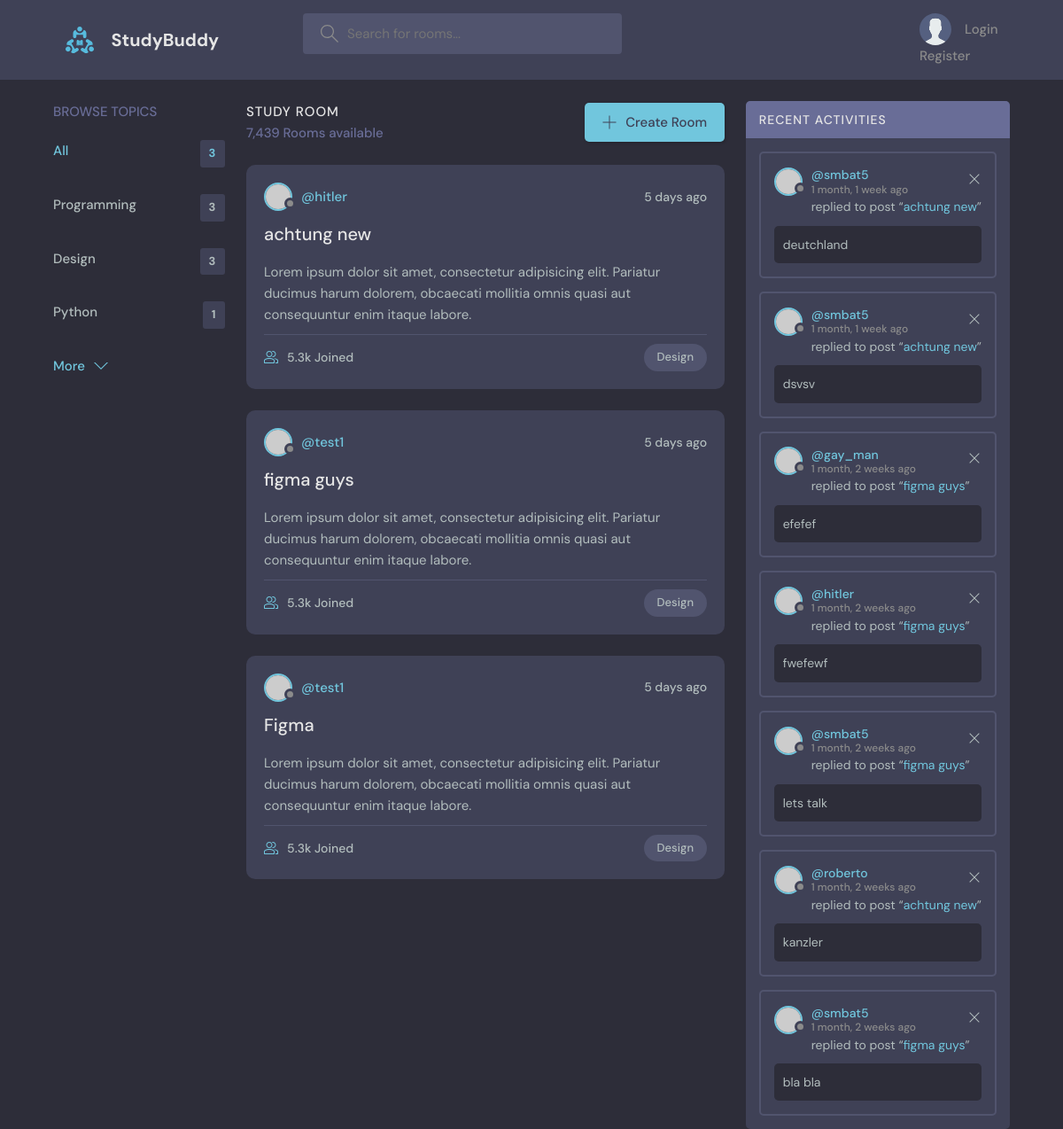
Screenshot of /?q=Design with the database file from the repository.
### polls/models.py (models this page shows, shortened)
class Topic(models.Model):
    name = models.CharField(max_length=200)

class Room(models.Model):
    host = models.ForeignKey(User, on_delete=models.SET_NULL , null=True)
    topic = models.ForeignKey(Topic , on_delete=models.SET_NULL, null=True)
    name = models.CharField(max_length=200)
    participants = models.ManyToManyField(User , related_name='participants' , blank=True)
    description = models.TextField(null=True , blank=True)
    modified_date = models.DateTimeField(auto_now=True)
    created_date = models.DateTimeField(auto_now_add=True)
    class Meta:
        ordering = ['-modified_date' , '-created_date']

class Message(models.Model):
    user = models.ForeignKey(User, on_delete=models.CASCADE)
    room = models.ForeignKey(Room , on_delete=models.CASCADE)
    body = models.TextField()
    modified_date = models.DateTimeField(auto_now=True)
    created_date = models.DateTimeField(auto_now_add=True)
    def __str__(self) -> str:
        return self.body[:50]

### polls/views.py (the view)
# urls.py: 2. Add a URL to urlpatterns:  path('', views.home, name='home')
def home(request):
    q = request.GET.get('q') if request.GET.get('q') != None else ''
    rooms = Room.objects.filter(Q(topic__name__icontains = q)|Q(host__username__icontains = q)|Q(name__icontains = q)|Q(description__icontains = q))
    room_count = rooms.count()
    topics = Topic.objects.all()[:3]
    room_messages = Message.objects.filter(
                                           Q(user__username__icontains = q)|
                                           Q(body__icontains = q)|
                                           Q(room__name__icontains = q)|
                                           Q(room__topic__name__icontains = q)
                                           ).order_by('-created_date')
    return render(request , 'polls/home.html', context={'rooms':rooms,
                                                        'topics':topics,
                                                        'room_count':room_count,
                                                        'room_messages':room_messages})

### polls/templates/polls/home.html (shortened to what this page needs)
{% extends 'index.html' %}
{% load static %}
{% block content %}
    <main class="layout layout--3">
      <div class="container">
        {% include 'polls/topics_component.html' %}
        <div class="roomList">
          <div class="roomList__header">
            <div>
              <h2>Study Room</h2>
              <p>7,439 Rooms available</p>
            </div>
            <a class="btn btn--main" href="create-room.html">
              <svg version="1.1" xmlns="http://www.w3.org/2000/svg" width="32" height="32" viewBox="0 0 32 32">
                <title>add</title>
                <path
                  d="M16.943 0.943h-1.885v14.115h-14.115v1.885h14.115v14.115h1.885v-14.115h14.115v-1.885h-14.115v-14.115z"
                ></path>
              </svg>
              Create Room
            </a>
          </div>
          {% include 'polls/room_component.html' %}
        </div>
        {% include 'polls/activity_component.html' %}
        {% endblock %}

### polls/templates/polls/topics_component.html
<div class="topics">
    <div class="topics__header">
      <h2>Browse Topics</h2>
    </div>
    <ul class="topics__list">
      <li>
        <a href="{% url 'home' %}" class="active">All <span>{{topics.count}}</span></a>
      </li>
      {% for topic in topics%}
        <li>
            <a href="{% url 'home' %}?q={{topic.name}}">{{topic.name}} <span>{{topic.room_set.all.count}}</span></a>
        </li>
        {%endfor%}
    </ul>
    <a class="btn btn--link" href="{% url 'topics' %}">
      More
      <svg version="1.1" xmlns="http://www.w3.org/2000/svg" width="32" height="32" viewBox="0 0 32 32">
        <title>chevron-down</title>
        <path d="M16 21l-13-13h-3l16 16 16-16h-3l-13 13z"></path>
      </svg>
    </a>
  </div>

### polls/templates/polls/room_component.html (shortened to what this page needs)
<div class="roomList">
    {% for room in rooms%}
    <div class="roomListRoom">
      <div class="roomListRoom__header">
        <a href="{% url 'user_page' room.host.id %}" class="roomListRoom__author">
          <div class="avatar avatar--small">
            <img src="https://randomuser.me/api/portraits/women/11.jpg" />
          </div>
          <span>@{{room.host.username}}</span>
        </a>
        <div class="roomListRoom__actions">
          <span>5 days ago</span>
        </div>
      </div>
      <div class="roomListRoom__content">
        <a href="{% url 'room' room.id %}">{{room.name}}</a>
        <p>
          Lorem ipsum dolor sit amet, consectetur adipisicing elit. Pariatur ducimus harum dolorem, obcaecati
          mollitia omnis quasi aut consequuntur enim itaque labore.
        </p>
      </div>
      <div class="roomListRoom__meta">
        <a href="room.html" class="roomListRoom__joined">
          5.3k Joined
        </a>
        <p class="roomListRoom__topic">{{room.topic.name}}</p>
      </div>
    </div>
    {%endfor%}
  </div>

### polls/templates/polls/activity_component.html
<div class="activities">
    <div class="activities__header">
      <h2>Recent Activities</h2>
    </div>
    {% for room_message in room_messages%}
    <div class="activities__box">
      <div class="activities__boxHeader roomListRoom__header">
        <a href="{% url 'user_page' room_message.user.id %}" class="roomListRoom__author">
          <div class="avatar avatar--small">
            <img src="https://randomuser.me/api/portraits/women/11.jpg" />
          </div>
          <p>
            @{{room_message.user.username}}
            <span>{{room_message.created_date|timesince}} ago</span>
          </p>
        </a>
        <div class="roomListRoom__actions">
          <a href="#">
            <svg version="1.1" xmlns="http://www.w3.org/2000/svg" width="32" height="32" viewBox="0 0 32 32">
              <title>remove</title>
              <path
                d="M27.314 6.019l-1.333-1.333-9.98 9.981-9.981-9.981-1.333 1.333 9.981 9.981-9.981 9.98 1.333 1.333 9.981-9.98 9.98 9.98 1.333-1.333-9.98-9.98 9.98-9.981z"
              ></path>
            </svg>
          </a>
        </div>
      </div>
      <div class="activities__boxContent">
        <p>replied to post “<a href="room.html">{{room_message.room.name}}</a>”</p>
        <div class="activities__boxRoomContent">
            {{room_message}}
        </div>
      </div>
    </div>
    {%endfor%}
  </div>

### rows the page displays
Topic: name "Programming", room_set.all.count "3"
Topic: name "Design", room_set.all.count "3"
Topic: name "Python", room_set.all.count "1"
Room: host.username "hitler", name "achtung new", topic.name "Design"
Room: host.username "test1", name "figma guys", topic.name "Design"
Room: host.username "test1", name "Figma", topic.name "Design"
Message: user.username "smbat5", created_date "1 month, 1 week", room.name "achtung new", body "deutchland"
Message: user.username "smbat5", created_date "1 month, 1 week", room.name "achtung new", body "dsvsv"
Message: user.username "gay_man", created_date "1 month, 2 weeks", room.name "figma guys", body "efefef"
Message: user.username "hitler", created_date "1 month, 2 weeks", room.name "figma guys", body "fwefewf"
Message: user.username "smbat5", created_date "1 month, 2 weeks", room.name "figma guys", body "lets talk"
Message: user.username "roberto", created_date "1 month, 2 weeks", room.name "achtung new", body "kanzler"
Message: user.username "smbat5", created_date "1 month, 2 weeks", room.name "figma guys", body "bla bla"

### other values shown
{{ topics.count }} "3"
